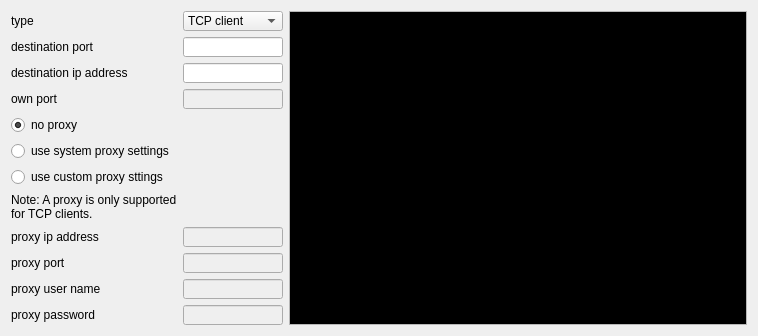
         <widget class="QWidget" name="scrollAreaWidgetContents_4">
          <property name="geometry">
           <rect>
            <x>0</x>
            <y>0</y>
            <width>758</width>
            <height>334</height>
           </rect>
          </property>
          <layout class="QHBoxLayout" name="horizontalLayout_9" stretch="0,1">
           <item>
            <layout class="QVBoxLayout" name="verticalLayout_10" stretch="0,0">
             <item>
              <layout class="QGridLayout" name="gridLayout_4">
               <item row="0" column="0">
                <widget class="QLabel" name="type">
                 <property name="text">
                  <string>type</string>
                 </property>
                </widget>
               </item>
               <item row="0" column="1">
                <widget class="QComboBox" name="socketsTypeComboBox">
                 <property name="enabled">
                  <bool>true</bool>
                 </property>
                 <property name="sizePolicy">
                  <sizepolicy hsizetype="Minimum" vsizetype="Fixed">
                   <horstretch>0</horstretch>
                   <verstretch>0</verstretch>
                  </sizepolicy>
                 </property>
                 <property name="minimumSize">
                  <size>
                   <width>0</width>
                   <height>20</height>
                  </size>
                 </property>
                 <property name="maximumSize">
                  <size>
                   <width>110</width>
                   <height>16777215</height>
                  </size>
                 </property>
                 <item>
                  <property name="text">
                   <string>TCP client</string>
                  </property>
                 </item>
                 <item>
                  <property name="text">
                   <string>TCP server</string>
                  </property>
                 </item>
                 <item>
                  <property name="text">
                   <string>UDP socket</string>
                  </property>
                 </item>
                </widget>
               </item>
               <item row="1" column="0">
                <widget class="QLabel" name="socketPortLabel">
                 <property name="text">
                  <string>destination port</string>
                 </property>
                </widget>
               </item>
               <item row="1" column="1">
                <widget class="QLineEdit" name="socketPartnerPortLineEdit">
                 <property name="enabled">
                  <bool>true</bool>
                 </property>
                 <property name="sizePolicy">
                  <sizepolicy hsizetype="Ignored" vsizetype="Fixed">
                   <horstretch>0</horstretch>
                   <verstretch>0</verstretch>
                  </sizepolicy>
                 </property>
                 <property name="minimumSize">
                  <size>
                   <width>0</width>
                   <height>20</height>
                  </size>
                 </property>
                 <property name="maximumSize">
                  <size>
                   <width>16777215</width>
                   <height>20</height>
                  </size>
                 </property>
                </widget>
               </item>
               <item row="2" column="0">
                <widget class="QLabel" name="soketAddressLabel">
                 <property name="text">
                  <string>destination ip address</string>
                 </property>
                </widget>
               </item>
               <item row="2" column="1">
                <widget class="QLineEdit" name="socketAddressLineEdit">
                 <property name="enabled">
                  <bool>true</bool>
                 </property>
                 <property name="sizePolicy">
                  <sizepolicy hsizetype="Ignored" vsizetype="Fixed">
                   <horstretch>0</horstretch>
                   <verstretch>0</verstretch>
                  </sizepolicy>
                 </property>
                 <property name="minimumSize">
                  <size>
                   <width>0</width>
                   <height>20</height>
                  </size>
                 </property>
                 <property name="maximumSize">
                  <size>
                   <width>16777215</width>
                   <height>20</height>
                  </size>
                 </property>
                 <property name="inputMask">
                  <string/>
                 </property>
                 <property name="text">
                  <string/>
                 </property>
                </widget>
               </item>
               <item row="3" column="0">
                <widget class="QLabel" name="socketOwnUdpPort">
                 <property name="text">
                  <string>own port</string>
                 </property>
                </widget>
               </item>
               <item row="3" column="1">
                <widget class="QLineEdit" name="socketOwnPortLineEdit">
                 <property name="enabled">
                  <bool>false</bool>
                 </property>
                 <property name="sizePolicy">
                  <sizepolicy hsizetype="Ignored" vsizetype="Fixed">
                   <horstretch>0</horstretch>
                   <verstretch>0</verstretch>
                  </sizepolicy>
                 </property>
                 <property name="minimumSize">
                  <size>
                   <width>0</width>
                   <height>20</height>
                  </size>
                 </property>
                 <property name="maximumSize">
                  <size>
                   <width>16777215</width>
                   <height>20</height>
                  </size>
                 </property>
                </widget>
               </item>
               <item row="6" column="0">
                <widget class="QRadioButton" name="useSystemProxyRadioButton">
                 <property name="sizePolicy">
                  <sizepolicy hsizetype="Minimum" vsizetype="Minimum">
                   <horstretch>0</horstretch>
                   <verstretch>0</verstretch>
                  </sizepolicy>
                 </property>
                 <property name="maximumSize">
                  <size>
                   <width>200</width>
                   <height>16777215</height>
                  </size>
                 </property>
                 <property name="text">
                  <string>use system proxy settings</string>
                 </property>
                </widget>
               </item>
               <item row="4" column="0">
                <spacer name="verticalSpacer_3">
                 <property name="orientation">
                  <enum>Qt::Vertical</enum>
                 </property>
                 <property name="sizeHint" stdset="0">
                  <size>
                   <width>20</width>
                   <height>40</height>
                  </size>
                 </property>
                </spacer>
               </item>
               <item row="8" column="0">
                <widget class="QLabel" name="label_23">
                 <property name="text">
                  <string>Note: A proxy is only supported
for TCP clients.</string>
                 </property>
                </widget>
               </item>
               <item row="7" column="0">
                <widget class="QRadioButton" name="useSpecificProxyRadioButton">
                 <property name="sizePolicy">
                  <sizepolicy hsizetype="Minimum" vsizetype="Minimum">
                   <horstretch>0</horstretch>
                   <verstretch>0</verstretch>
                  </sizepolicy>
                 </property>
                 <property name="maximumSize">
                  <size>
                   <width>200</width>
                   <height>16777215</height>
                  </size>
                 </property>
                 <property name="text">
                  <string>use custom proxy sttings</string>
                 </property>
                </widget>
               </item>
               <item row="9" column="0">
                <widget class="QLabel" name="label_19">
                 <property name="text">
                  <string>proxy ip address</string>
                 </property>
                </widget>
               </item>
               <item row="9" column="1">
                <widget class="QLineEdit" name="proxyAddressLineEdit">
                 <property name="enabled">
                  <bool>false</bool>
                 </property>
                 <property name="sizePolicy">
                  <sizepolicy hsizetype="Minimum" vsizetype="Fixed">
                   <horstretch>0</horstretch>
                   <verstretch>0</verstretch>
                  </sizepolicy>
                 </property>
                 <property name="minimumSize">
                  <size>
                   <width>0</width>
                   <height>20</height>
                  </size>
                 </property>
                 <property name="maximumSize">
                  <size>
                   <width>100</width>
                   <height>20</height>
                  </size>
                 </property>
                </widget>
               </item>
               <item row="5" column="0">
                <widget class="QRadioButton" name="noProxyRadioButton">
                 <property name="maximumSize">
                  <size>
                   <width>100</width>
                   <height>16777215</height>
                  </size>
                 </property>
                 <property name="text">
                  <string>no proxy</string>
                 </property>
                 <property name="checked">
                  <bool>true</bool>
                 </property>
                </widget>
               </item>
               <item row="10" column="0">
                <widget class="QLabel" name="label_20">
                 <property name="text">
                  <string>proxy port</string>
                 </property>
                </widget>
               </item>
               <item row="10" column="1">
                <widget class="QLineEdit" name="proxyPortLineEdit">
                 <property name="enabled">
                  <bool>false</bool>
                 </property>
                 <property name="sizePolicy">
                  <sizepolicy hsizetype="Minimum" vsizetype="Fixed">
                   <horstretch>0</horstretch>
                   <verstretch>0</verstretch>
                  </sizepolicy>
                 </property>
                 <property name="minimumSize">
                  <size>
                   <width>0</width>
                   <height>20</height>
                  </size>
                 </property>
                 <property name="maximumSize">
                  <size>
                   <width>100</width>
                   <height>20</height>
                  </size>
                 </property>
                </widget>
               </item>
               <item row="11" column="0">
                <widget class="QLabel" name="label_21">
                 <property name="text">
                  <string>proxy user name</string>
                 </property>
                </widget>
               </item>
               <item row="11" column="1">
                <widget class="QLineEdit" name="proxyUserNameLineEdit">
                 <property name="enabled">
                  <bool>false</bool>
                 </property>
                 <property name="sizePolicy">
                  <sizepolicy hsizetype="Minimum" vsizetype="Fixed">
                   <horstretch>0</horstretch>
                   <verstretch>0</verstretch>
                  </sizepolicy>
                 </property>
                 <property name="minimumSize">
                  <size>
                   <width>0</width>
                   <height>20</height>
                  </size>
                 </property>
                 <property name="maximumSize">
                  <size>
                   <width>100</width>
                   <height>20</height>
                  </size>
                 </property>
                </widget>
               </item>
               <item row="12" column="0">
                <widget class="QLabel" name="label_22">
                 <property name="text">
                  <string>proxy password</string>
                 </property>
                </widget>
               </item>
               <item row="12" column="1">
                <widget class="QLineEdit" name="proxyPasswordLineEdit">
                 <property name="enabled">
                  <bool>false</bool>
                 </property>
                 <property name="sizePolicy">
                  <sizepolicy hsizetype="Minimum" vsizetype="Fixed">
                   <horstretch>0</horstretch>
                   <verstretch>0</verstretch>
                  </sizepolicy>
                 </property>
                 <property name="minimumSize">
                  <size>
                   <width>0</width>
                   <height>20</height>
                  </size>
                 </property>
                 <property name="maximumSize">
                  <size>
                   <width>100</width>
                   <height>20</height>
                  </size>
                 </property>
                 <property name="echoMode">
                  <enum>QLineEdit::Password</enum>
                 </property>
                </widget>
               </item>
              </layout>
             </item>
             <item>
              <spacer name="verticalSpacer_5">
               <property name="orientation">
                <enum>Qt::Vertical</enum>
               </property>
               <property name="sizeHint" stdset="0">
                <size>
                 <width>20</width>
                 <height>40</height>
                </size>
               </property>
              </spacer>
             </item>
            </layout>
           </item>
           <item>
            <widget class="QTextEdit" name="iPAddressesTextEdit">
             <property name="palette">
              <palette>
               <active>
                <colorrole role="Text">
                 <brush brushstyle="SolidPattern">
                  <color alpha="255">
                   <red>0</red>
                   <green>255</green>
                   <blue>0</blue>
                  </color>
                 </brush>
                </colorrole>
                <colorrole role="Base">
                 <brush brushstyle="SolidPattern">
                  <color alpha="255">
                   <red>0</red>
                   <green>0</green>
                   <blue>0</blue>
                  </color>
                 </brush>
                </colorrole>
               </active>
               <inactive>
                <colorrole role="Text">
                 <brush brushstyle="SolidPattern">
                  <color alpha="255">
                   <red>0</red>
                   <green>255</green>
                   <blue>0</blue>
                  </color>
                 </brush>
                </colorrole>
                <colorrole role="Base">
                 <brush brushstyle="SolidPattern">
                  <color alpha="255">
                   <red>0</red>
                   <green>0</green>
                   <blue>0</blue>
                  </color>
                 </brush>
                </colorrole>
               </inactive>
               <disabled>
                <colorrole role="Text">
                 <brush brushstyle="SolidPattern">
                  <color alpha="255">
                   <red>120</red>
                   <green>120</green>
                   <blue>120</blue>
                  </color>
                 </brush>
                </colorrole>
                <colorrole role="Base">
                 <brush brushstyle="SolidPattern">
                  <color alpha="255">
                   <red>240</red>
                   <green>240</green>
                   <blue>240</blue>
                  </color>
                 </brush>
                </colorrole>
               </disabled>
              </palette>
             </property>
             <property name="readOnly">
              <bool>true</bool>
             </property>
            </widget>
           </item>
          </layout>
         </widget>
